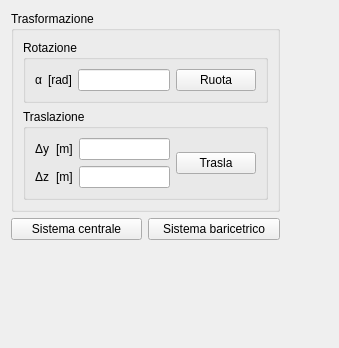
<?xml version="1.0" encoding="UTF-8"?>
<ui version="4.0">
 <class>SectionTransformPanel</class>
 <widget class="QWidget" name="SectionTransformPanel">
  <property name="geometry">
   <rect>
    <x>0</x>
    <y>0</y>
    <width>339</width>
    <height>348</height>
   </rect>
  </property>
  <property name="windowTitle">
   <string>Form</string>
  </property>
  <layout class="QGridLayout" name="gridLayout_2">
   <item row="0" column="0" colspan="2">
    <widget class="QGroupBox" name="transformationGroupBox">
     <property name="title">
      <string>Trasformazione</string>
     </property>
     <layout class="QGridLayout" name="gridLayout_21">
      <item row="1" column="0" colspan="2">
       <widget class="QGroupBox" name="translateGroupBox">
        <property name="title">
         <string>Traslazione</string>
        </property>
        <layout class="QGridLayout" name="gridLayout_20">
         <item row="0" column="1">
          <widget class="QLabelUnitMeasure" name="translateDyUMLabel">
           <property name="text">
            <string>&lt;!DOCTYPE HTML PUBLIC &quot;-//W3C//DTD HTML 4.0//EN&quot; &quot;http://www.w3.org/TR/REC-html40/strict.dtd&quot;&gt;
&lt;html&gt;&lt;head&gt;&lt;meta name=&quot;qrichtext&quot; content=&quot;1&quot; /&gt;&lt;/head&gt;
&lt;body&gt;
[m]
&lt;/body&gt;
&lt;/html&gt;</string>
           </property>
          </widget>
         </item>
         <item row="0" column="3" rowspan="2">
          <widget class="QPushButton" name="translatePButton">
           <property name="text">
            <string>Trasla</string>
           </property>
          </widget>
         </item>
         <item row="0" column="2">
          <widget class="QLineEditValue" name="translateDyLEdit"/>
         </item>
         <item row="1" column="2">
          <widget class="QLineEditValue" name="translateDzLEdit"/>
         </item>
         <item row="1" column="0">
          <widget class="QLabelRichName" name="translateDzLabel">
           <property name="text">
            <string>&lt;!DOCTYPE HTML PUBLIC &quot;-//W3C//DTD HTML 4.0//EN&quot; &quot;http://www.w3.org/TR/REC-html40/strict.dtd&quot;&gt;
&lt;html&gt;&lt;head&gt;&lt;meta name=&quot;qrichtext&quot; content=&quot;1&quot; /&gt;&lt;/head&gt;
&lt;body&gt;
Δz
&lt;/body&gt;
&lt;/html&gt;</string>
           </property>
          </widget>
         </item>
         <item row="0" column="0">
          <widget class="QLabelRichName" name="translateDyLabel">
           <property name="text">
            <string>&lt;html&gt;&lt;/head&gt;
&lt;body&gt;Δy&lt;/body&gt;&lt;/html&gt;</string>
           </property>
          </widget>
         </item>
         <item row="1" column="1">
          <widget class="QLabelUnitMeasure" name="translateDzUMLabel">
           <property name="text">
            <string>&lt;!DOCTYPE HTML PUBLIC &quot;-//W3C//DTD HTML 4.0//EN&quot; &quot;http://www.w3.org/TR/REC-html40/strict.dtd&quot;&gt;
&lt;html&gt;&lt;head&gt;&lt;meta name=&quot;qrichtext&quot; content=&quot;1&quot; /&gt;&lt;/head&gt;
&lt;body&gt;
[m]
&lt;/body&gt;
&lt;/html&gt;</string>
           </property>
          </widget>
         </item>
        </layout>
       </widget>
      </item>
      <item row="0" column="0" colspan="2">
       <widget class="QGroupBox" name="groupBox">
        <property name="title">
         <string>Rotazione</string>
        </property>
        <layout class="QGridLayout" name="gridLayout">
         <item row="0" column="0">
          <widget class="QLabelRichName" name="rotateAngleLabel">
           <property name="text">
            <string>&lt;html&gt;&lt;/head&gt;
&lt;body&gt;α&lt;/body&gt;&lt;/html&gt;</string>
           </property>
          </widget>
         </item>
         <item row="0" column="1">
          <widget class="QLabelUnitMeasure" name="rotateAngleUMLabel">
           <property name="text">
            <string>&lt;!DOCTYPE HTML PUBLIC &quot;-//W3C//DTD HTML 4.0//EN&quot; &quot;http://www.w3.org/TR/REC-html40/strict.dtd&quot;&gt;
&lt;html&gt;&lt;head&gt;&lt;meta name=&quot;qrichtext&quot; content=&quot;1&quot; /&gt;&lt;/head&gt;
&lt;body&gt;
[rad]
&lt;/body&gt;
&lt;/html&gt;</string>
           </property>
          </widget>
         </item>
         <item row="0" column="2">
          <widget class="QLineEditValue" name="rotateAngleLEdit"/>
         </item>
         <item row="0" column="3">
          <widget class="QPushButton" name="rotateAnglePButton">
           <property name="text">
            <string>Ruota</string>
           </property>
          </widget>
         </item>
        </layout>
       </widget>
      </item>
     </layout>
    </widget>
   </item>
   <item row="0" column="2">
    <spacer name="horizontalSpacer">
     <property name="orientation">
      <enum>Qt::Horizontal</enum>
     </property>
     <property name="sizeHint" stdset="0">
      <size>
       <width>57</width>
       <height>20</height>
      </size>
     </property>
    </spacer>
   </item>
   <item row="1" column="0">
    <widget class="QPushButton" name="PTransRotPButton">
     <property name="text">
      <string>Sistema centrale</string>
     </property>
    </widget>
   </item>
   <item row="1" column="1">
    <widget class="QPushButton" name="GTranslatePButton">
     <property name="text">
      <string>Sistema baricetrico</string>
     </property>
    </widget>
   </item>
   <item row="2" column="1">
    <spacer name="verticalSpacer">
     <property name="orientation">
      <enum>Qt::Vertical</enum>
     </property>
     <property name="sizeHint" stdset="0">
      <size>
       <width>20</width>
       <height>85</height>
      </size>
     </property>
    </spacer>
   </item>
  </layout>
 </widget>
 <customwidgets>
  <customwidget>
   <class>QLabelRichName</class>
   <extends>QLabel</extends>
   <header>qlabelrichname.h</header>
  </customwidget>
  <customwidget>
   <class>QLineEditValue</class>
   <extends>QLineEdit</extends>
   <header>qlineeditvalue.h</header>
  </customwidget>
  <customwidget>
   <class>QLabelUnitMeasure</class>
   <extends>QLabel</extends>
   <header>qlabelunitmeasure.h</header>
  </customwidget>
 </customwidgets>
 <resources/>
 <connections/>
</ui>
